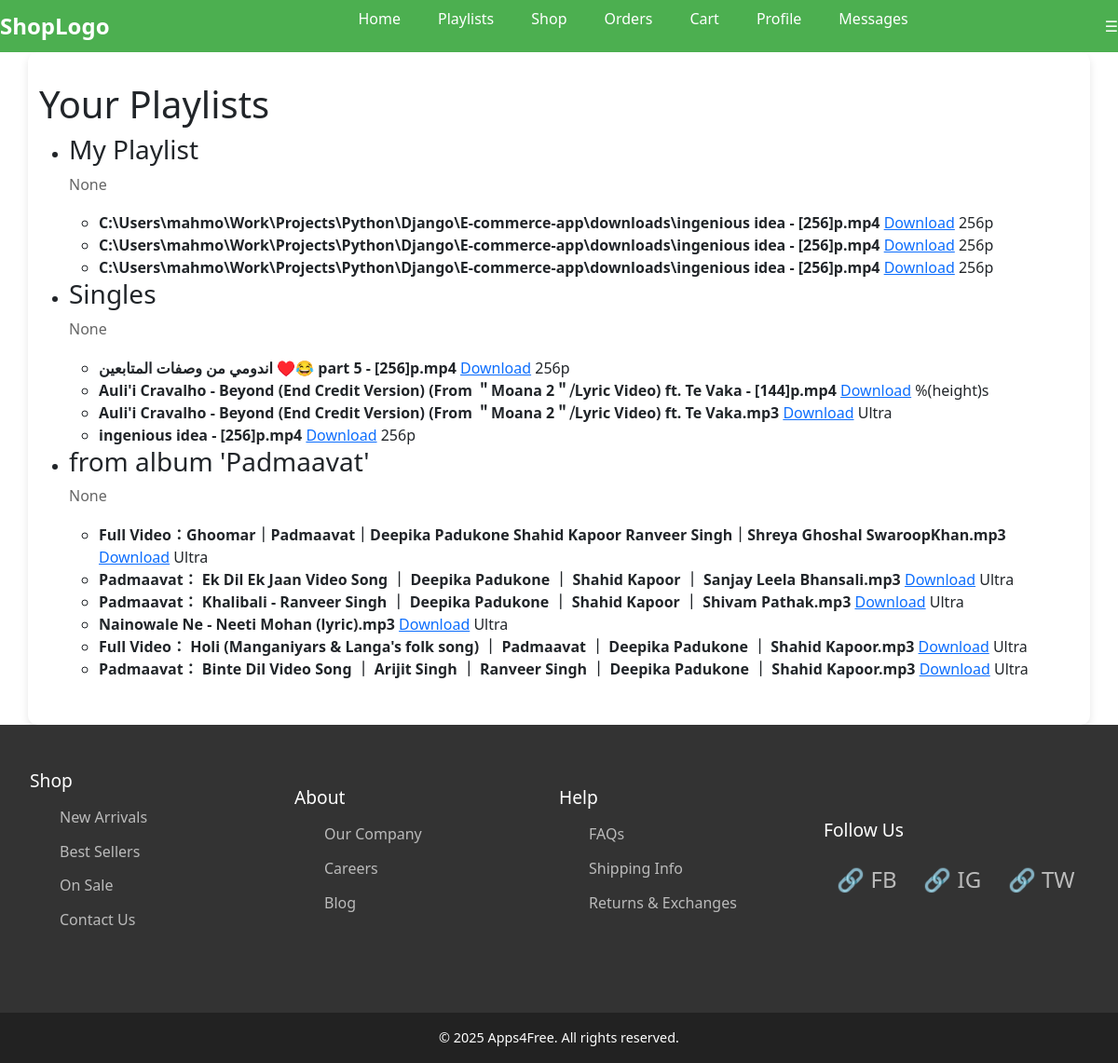
Page /my-playlists/ (signed in) on the committed database.
### downloader/models.py (models this page shows, shortened)
class Playlist(models.Model):
    user = models.ForeignKey(User, related_name='playlists', on_delete=models.CASCADE)
    title = models.CharField(max_length=255)
    description = models.TextField(null=True, blank=True)
    created_at = models.DateTimeField(auto_now_add=True)

class Media(models.Model):
    playlist = models.ForeignKey(Playlist, related_name='media', on_delete=models.CASCADE)
    title = models.CharField(max_length=255)
    url = models.URLField()
    resolution = models.CharField(max_length=50)
    file_path = models.CharField(max_length=1024)

### downloader/views.py (the view)
# urls.py: path('my-playlists/', views.browse_playlists, name='browse_playlists'),
@login_required
def browse_playlists(request):
    user = request.user  # Get the logged-in user
    playlists = Playlist.objects.filter(user=user).prefetch_related('media')
    data = []
    for playlist in playlists:
        data.append({
            'title': playlist.title,
            'description': playlist.description,
            'media': [
                {
                    'title': os.path.basename(media.title),
                    'url': media.url,
                    'resolution': media.resolution,
                    'download_url': media.file_path
                }
                for media in playlist.media.all()
            ]
        })
    return render(request, 'Downloader/browse_playlists.html', {'playlists': data})

### downloader/templates/Downloader/browse_playlists.html (shortened to what this page needs)
{% extends 'base.html' %}
{% load static %}
{% load custom_filters %}
{% block content %}
<h1>Your Playlists</h1>
    <ul>
        {% for playlist in playlists %}
            <li>
                <h3>{{ playlist.title }}</h3>
                <p>{{ playlist.description }}</p>
                <ul>
                    {% for media in playlist.media %}
                        <li>
                            <strong>{{ media.title }}</strong>
                            <a href="{% url 'download_file' media.download_url %}">Download</a>
                            <span>{{ media.resolution }}</span>
                        </li>
                    {% endfor %}
                </ul>
            </li>
        {% endfor %}
    </ul>
{% endblock %}

### Project/static/css/style.css (style rules this page uses)
* { margin: 0; padding: 0; box-sizing: border-box; justify-content: center; align-items: center; }
html, body { width: 100%; min-height: 100%; display: flex; flex-direction: column; align-items: stretch; }
body { font-family: 'Segoe UI', Tahoma, Geneva, Verdana, sans-serif; background-color: #f4f6f8; }
h1, h2, h3, h4, h5, h6 { color: #333; margin-bottom: 1rem; font-weight: 600; }
p { color: #666; line-height: 1.6; margin-bottom: 1rem; }
a { color: #007bff; text-decoration: none; }

### rows in the picture
Playlist: title "My Playlist"
Media: title "C:\\Users\\mahmo\\Work\\Projects\\Python\\Django\\E-commerce-app\\downloads\\ingenious idea - [256]p.mp4", resolution "256p"
Media: title "C:\\Users\\mahmo\\Work\\Projects\\Python\\Django\\E-commerce-app\\downloads\\ingenious idea - [256]p.mp4", resolution "256p"
Media: title "C:\\Users\\mahmo\\Work\\Projects\\Python\\Django\\E-commerce-app\\downloads\\ingenious idea - [256]p.mp4", resolution "256p"
Playlist: title "Singles"
Media: title "اندومي من وصفات المتابعين ♥️😂 part 5 - [256]p.mp4", resolution "256p"
Media: title "Auli'i Cravalho - Beyond (End Credit Version) (From ＂Moana 2＂⧸Lyric Video) ft. Te Vaka - [144]p.mp4", resolution "%(height)s"
Media: title "Auli'i Cravalho - Beyond (End Credit Version) (From ＂Moana 2＂⧸Lyric Video) ft. Te Vaka.mp3", resolution "Ultra"
Media: title "ingenious idea - [256]p.mp4", resolution "256p"
Playlist: title "from album 'Padmaavat'"
Media: title "Full Video：Ghoomar｜Padmaavat｜Deepika Padukone Shahid Kapoor Ranveer Singh｜Shreya Ghoshal SwaroopKhan.mp3", resolution "Ultra"
Media: title "Padmaavat： Ek Dil Ek Jaan Video Song ｜ Deepika Padukone ｜ Shahid Kapoor ｜ Sanjay Leela Bhansali.mp3", resolution "Ultra"
Media: title "Padmaavat： Khalibali - Ranveer Singh ｜ Deepika Padukone ｜ Shahid Kapoor ｜ Shivam Pathak.mp3", resolution "Ultra"
Media: title "Nainowale Ne - Neeti Mohan (lyric).mp3", resolution "Ultra"
Media: title "Full Video： Holi (Manganiyars & Langa's folk song) ｜ Padmaavat ｜ Deepika Padukone ｜ Shahid Kapoor.mp3", resolution "Ultra"
Media: title "Padmaavat： Binte Dil Video Song ｜ Arijit Singh ｜ Ranveer Singh ｜ Deepika Padukone ｜ Shahid Kapoor.mp3", resolution "Ultra"

### other values in the picture
{{ playlist.description }} "None" "None" "None"
